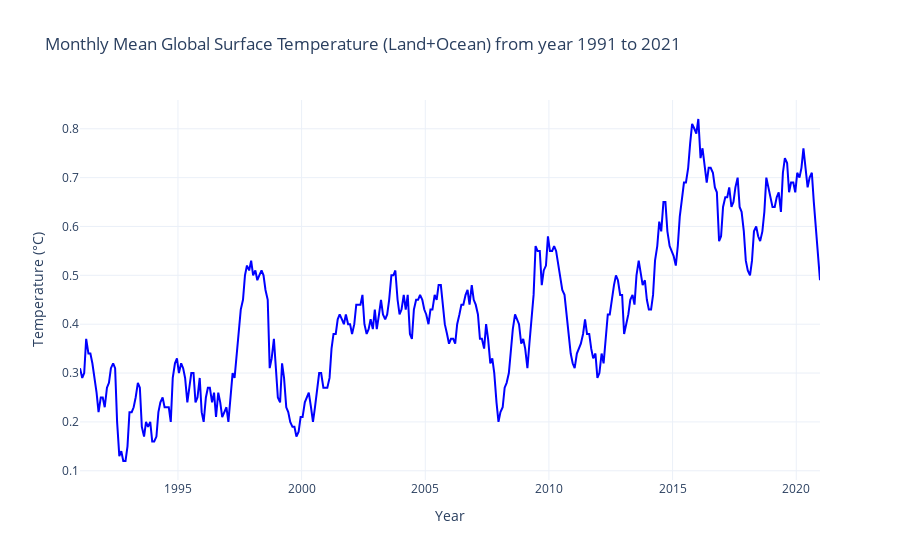

Notebook code for this chart:
### Markdown cell above
#### Create a Plotly line plot to show the Monthly Mean Global Surface Temperature

### Code cell
# create a trace using go.Scatter with years_months_numeric as the x-axis data and
# land_ocean_temp_numeric as the y-axis data. The mode is set to 'lines' to create a line plot,
# and we specify the marker color as blue.
years_months_numeric = []
years_months = df_temp_global_monthly_mean.index
land_ocean_temp = df_temp_global_monthly_mean['Monthly Mean Global Surface Temperature']

for year_month in years_months:
    if isinstance(year_month, tuple):
        # Assuming the first element of the tuple is the year-month value
        if isinstance(year_month[0], str) and year_month[0].replace('.', '', 1).isdigit():
            year_month_value = float(year_month[0])
            years_months_numeric.append(year_month_value)
        else:
            print(f"Ignoring non-numeric value: {year_month[0]}")
    else:
        print("Ignoring non-tuple value")

# print(years_months_numeric)


land_ocean_temp_numeric = []

for temp in land_ocean_temp:
    if isinstance(temp, str):
        # Check if the string represents a numeric value (including negative numbers)
        if temp.lstrip('-').replace('.', '', 1).isdigit():
            land_ocean_temp_numeric.append(float(temp))
        else:
            print(f"Ignoring non-numeric value: {temp}")
    else:
        print("Ignoring non-string value")

# Filter data for the years 1991 to 2021
filtered_years = []
filtered_temperatures = []

for year, temp in zip(years_months_numeric, land_ocean_temp_numeric):
    if 1991 <= year <= 2021:
        filtered_years.append(year)
        filtered_temperatures.append(temp)


# Create a trace for the line plot
trace = go.Scatter(x=filtered_years, y=filtered_temperatures, mode='lines', marker=dict(color='blue'), name='Temperature')

# Create layout for the plot
layout = go.Layout(
    title='Monthly Mean Global Surface Temperature (Land+Ocean) from year 1991 to 2021',
    xaxis=dict(title='Year'),
    yaxis=dict(title='Temperature (°C)'),
    hovermode='closest',
    template='plotly_white'
)

# Create figure object
fig = go.Figure(data=[trace], layout=layout)

# Show plot
fig.show()

### Figure 1 — Plotly figure (JSON) as saved in the notebook; plotly's stock layout.template omitted (floating-point values rounded to 4 significant figures; data arrays with more than 128 entries replaced by an {"elided": "..."} marker saying what was removed)
{"data": [{"marker": {"color": "blue"}, "mode": "lines", "name": "Temperature", "type": "scatter", "x": {"elided": "360 float values"}, "y": {"elided": "360 float values"}}], "layout": {"hovermode": "closest", "title": {"text": "Monthly Mean Global Surface Temperature (Land+Ocean) from year 1991 to 2021"}, "xaxis": {"title": {"text": "Year"}}, "yaxis": {"title": {"text": "Temperature (°C)"}}}}
